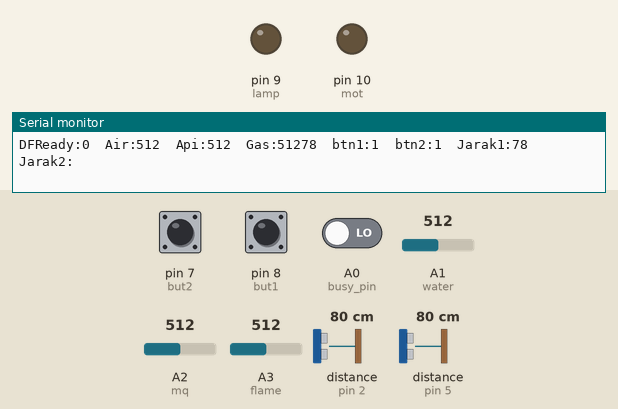
Recording of a program running on a simulated Arduino Uno, built with avr-gcc and run on an emulated ATmega328P. On the bench: output pins drawn as LEDs (lit = HIGH), the last lines printed to the serial monitor. Wiring (inferred from the names in the program): 2 × ultrasonic range finder: trigger pin 3, echo pin 2 / trigger pin 6, echo pin 5. Dashed ring = blinking. The test bench sets the inputs (shaded band); at power-on: A0 (busy_pin) LOW, A1 (water) = 512, A2 (mq) = 512, pin 7 (but2) HIGH, pin 8 (but1) HIGH, A3 (flame) = 512, distance to the obstacle (sensors on pin 2, pin 5) 80 cm. The echo pulse lasts 58.3 µs per cm; the audio player accepts every command and is not drawn; pins used as bus, display or sensor lines are not drawn.

Above: at 1.6 s.
1.7 s: A0 (busy_pin) driven HIGH
At 2.44 s:
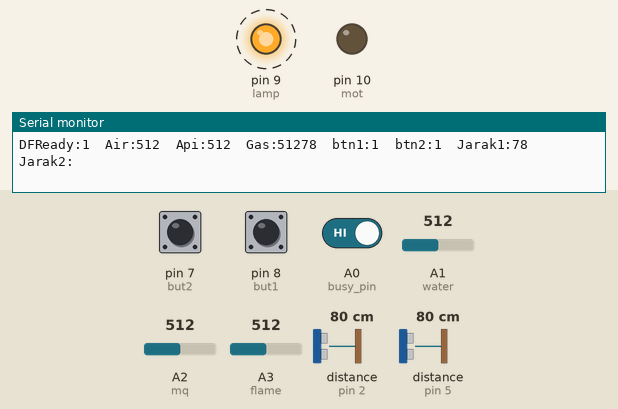
10.4 s: A1 (water) set to 109
13.4 s: A1 (water) set to 91
16.4 s: A2 (mq) set to 105
19.4 s: A2 (mq) set to 90
Timing chart, 0 to 22.4 s (numbered marks = the images above; inputs shaded):
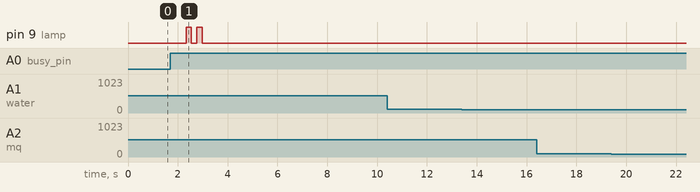

Measured:
- after the input at 1.7 s, pin 9 (lamp): alternates HIGH for 0.22 s and LOW for 0.22 s, 4 changes in all, then stays LOW, starting after 0.63 s

The program:

main.cpp
```cpp
#include <Arduino.h>
#include <SoftwareSerial.h>
#include <EEPROM.h>
#include <DFPlayerMini_Fast.h>
// #include <FireTimer.h>
#include <Ticker.h>

#define DEBUG_LEVEL 1

#define busy_pin A0
#define echo1 2
#define trig1 3
#define echo2 5
#define trig2 6
#define water A1
#define mq A2
#define flame A3
#define but1 8
#define but2 7
#define mot 10
#define lamp 9

#define ADDRESS_EEPROM_MODE1 137
#define ADDRESS_EEPROM_MODE2 138

void initEpprom();
void initPins();
void initTicker();
void read_sens();
void initDfplayer();
void playMusicDfplayer(int music, bool force);
void btn1_action();
void btn2_action();
void mode1SuaraAction(bool force);
void mode2SuaraAction(bool force);
void btnTick();
void ledTick();
void tickGlobal();

#if DEBUG_LEVEL
void print_info();
#endif

// Variables
int air, api, gas, jarak1, jarak2, sw1, sw2;

long duration;
bool toggleVibrate = false;
bool ledState = true; // mulai nyala
ulong dfplayer_ready_counter;
bool dfplayer_ready, dfplayer_really_ready;
bool state_btn1, state_btn2, btn1_clicked, btn2_clicked;

byte mode1 = 0, mode2 = 0;

SoftwareSerial serialDfplayer(13, 4); // serialDfplayer pin df player
DFPlayerMini_Fast myMP3;
// Ticker tickReadSensor(read_sens, 100);
Ticker tickBlinkLed(ledTick, 200, 5);
// FireTimer tickerTest;

void setup()
{
#if DEBUG_LEVEL
  Serial.begin(9600);
  Serial.println("Start Diaktifkan");
#endif

  initEpprom();
  initPins();
  initTicker();
  initDfplayer();
  delay(300);
  playMusicDfplayer(37, false);
  mode1SuaraAction(false);
  mode2SuaraAction(false);

  // delay(50);
  // digitalWrite(lamp, 1);
  // delay(50);
  // digitalWrite(lamp, 0);
  // delay(500);
  // digitalWrite(lamp, 1);
  // delay(500);
  // digitalWrite(lamp, 0);
}

void loop()
{
  tickGlobal();
  read_sens();
  btnTick();
}

void btnTick()
{
  // Btn 1
  if (!state_btn1 && !btn1_clicked)
  {
    btn1_clicked = true;
    btn1_action();
  }
  if (state_btn1)
  {
    btn1_clicked = false;
  }

  // Btn 2
  if (!state_btn2 && !btn2_clicked)
  {
    btn2_clicked = true;
    btn2_action();
  }
  if (state_btn2)
  {
    btn2_clicked = false;
  }
}

#if DEBUG_LEVEL
void print_info()
{
  Serial.print("DFReady:");
  Serial.print(dfplayer_ready);
  Serial.print("\tAir:");
  Serial.print(air);
  Serial.print("\tApi:");
  Serial.print(api);
  Serial.print("\tGas:");
  Serial.print(gas);
  Serial.print(jarak2);
  Serial.print("\tbtn1:");
  Serial.print(state_btn1);
  Serial.print("\tbtn2:");
  Serial.print(state_btn2);
  Serial.print("\tJarak1:");
  Serial.print(jarak1);
  Serial.print("\tJarak2:");
  Serial.println();
}
#endif

void read_sens()
{
  air = analogRead(water);
  api = analogRead(flame);
  gas = analogRead(mq);
  state_btn1 = digitalRead(but1);
  state_btn2 = digitalRead(but2);
  dfplayer_ready = digitalRead(busy_pin);
  if (dfplayer_ready)
  {
    dfplayer_ready_counter++;
  }
  else
  {
    dfplayer_ready_counter = 0;
  }

  digitalWrite(trig1, LOW);
  delayMicroseconds(2);
  digitalWrite(trig1, HIGH);
  delayMicroseconds(10);
  digitalWrite(trig1, LOW);
  duration = pulseIn(echo1, HIGH);
  jarak1 = duration * 0.034 / 2;

  digitalWrite(trig2, LOW);
  delayMicroseconds(2);
  digitalWrite(trig2, HIGH);
  delayMicroseconds(10);
  digitalWrite(trig2, LOW);
  duration = pulseIn(echo2, HIGH);
  jarak2 = duration * 0.034 / 2;

#if DEBUG_LEVEL
  print_info();
#endif
}

void initDfplayer()
{
  serialDfplayer.begin(9600);
#if DEBUG_LEVEL == 2
  myMP3.begin(serialDfplayer, true);
#else
  myMP3.begin(serialDfplayer);
#endif

  // delay(500);
  // myMP3.setTimeout(1);
  // delay(500);
#if DEBUG_LEVEL
  Serial.println("Setting volume to max");
#endif
  myMP3.volume(30);
}

void btn1_action()
{
  mode1++;
  mode2 = 0;
  if (mode1 > 5)
    mode1 = 1;
  EEPROM.write(ADDRESS_EEPROM_MODE1, mode1);
  EEPROM.write(ADDRESS_EEPROM_MODE2, mode2);
  mode1SuaraAction(true);
}

void btn2_action()
{
  // // Enable Disable Vibration
  // toggleVibrate = !toggleVibrate;
  // digitalWrite(mot, toggleVibrate);
  mode2++;
  if (mode2 > 5)
    mode2 = 0;
  EEPROM.write(ADDRESS_EEPROM_MODE2, mode2);
  mode2SuaraAction(true);
}

void mode1SuaraAction(bool force)
{
  // Mengeluarkan suara mode
  switch (mode1)
  {
  case 1:
    playMusicDfplayer(1, force);
    break;
  case 2:
    playMusicDfplayer(2, force);
    break;
  case 3:
    playMusicDfplayer(3, force);
    break;
  case 4:
    playMusicDfplayer(4, force);
    break;
  case 5:
    playMusicDfplayer(5, force);
    break;
  case 6:
    playMusicDfplayer(6, force);
    break;

  default:
    break;
  }
  // mode2SuaraAction();
}

void mode2SuaraAction(bool force)
{
  if (mode1 == 1 || mode1 == 2 || mode1 == 3)
  {
    // delay(1400);
    switch (mode2)
    {
    case 0:
      playMusicDfplayer(38, force); // Getar diaktifkan
      break;

    case 1:
      playMusicDfplayer(39, force); // Lampu diaktifkan
      break;
    case 2:
      playMusicDfplayer(40, force); // Getar dan Lampu diaktifkan
      break;
    case 3:
      playMusicDfplayer(41, force); // Getar dan Lampu di non-aktifkan
      break;

    default:
      break;
    }
  }
}

void initPins()
{
  pinMode(trig1, OUTPUT);
  pinMode(trig2, OUTPUT);
  pinMode(echo1, INPUT);
  pinMode(echo2, INPUT);
  pinMode(but1, INPUT_PULLUP);
  pinMode(but2, INPUT_PULLUP);
  pinMode(lamp, OUTPUT);
  pinMode(mot, OUTPUT);
}

void initEpprom()
{
  mode1 = EEPROM.read(ADDRESS_EEPROM_MODE1); // original 1
  mode2 = EEPROM.read(ADDRESS_EEPROM_MODE2); // original 2
  // vol = EEPROM.read(139);   // original 3
}

void playMusicDfplayer(int music, bool force)
{
  dfplayer_ready_counter = 0;
  if (force)
  {
    myMP3.playFromMP3Folder(music);
    // delay(300);
    return;
  }
  // delay(1000);
  while (myMP3.isPlaying() || dfplayer_ready_counter < 4)
  {
    read_sens();
  }
  myMP3.playFromMP3Folder(music);
  // delay(300);
}

void initTicker()
{
  tickBlinkLed.start();
}

void tickGlobal()
{
  tickBlinkLed.update();
}

void ledReset()
{
  ledState = false;
  digitalWrite(lamp, ledState);
}

void ledTick()
{
  ledState = !ledState;
  digitalWrite(lamp, ledState);
}
```
